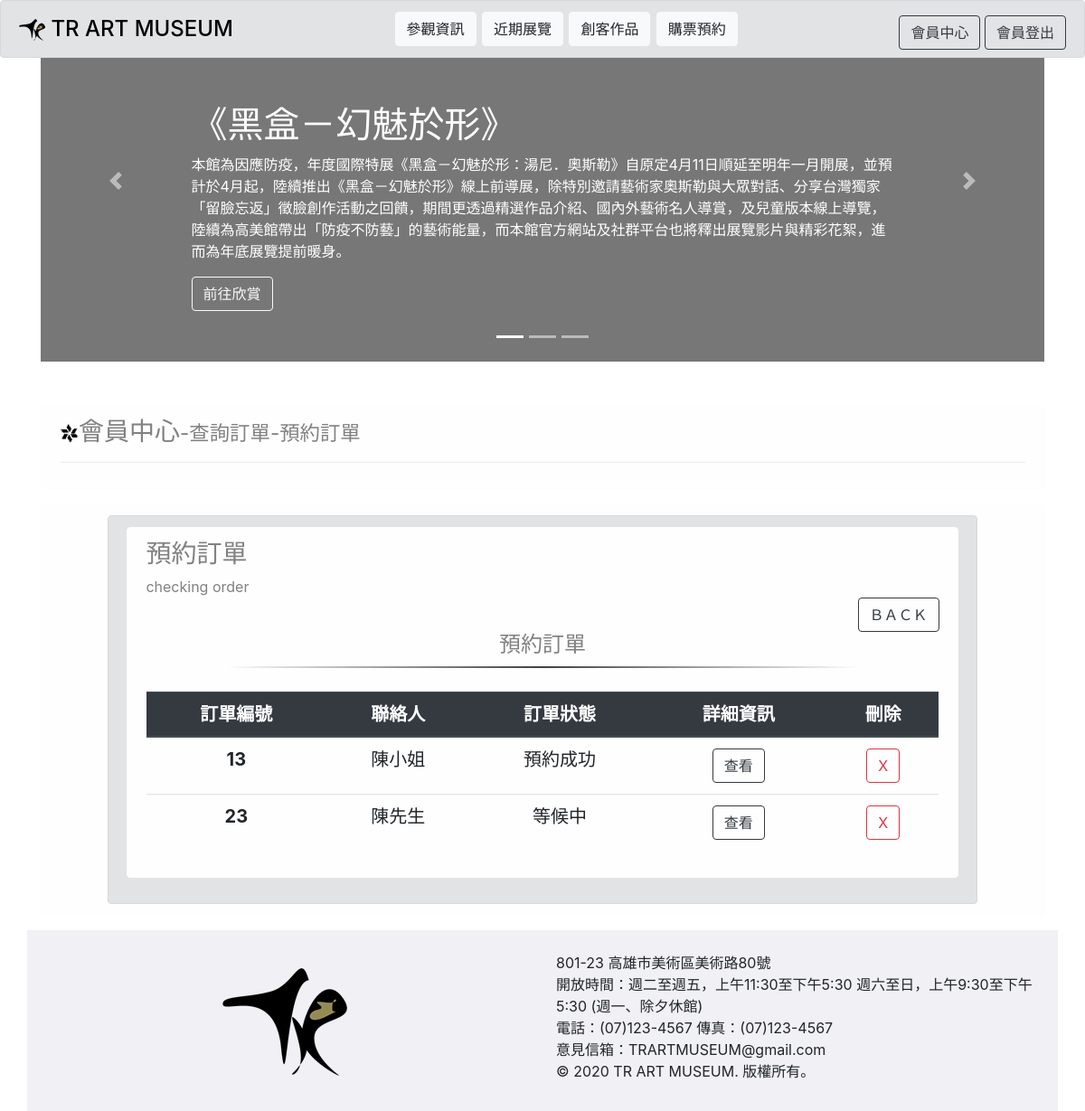
/page005-2-2-2.php (signed in), run on the app's committed database.
### tables this page shows
CREATE TABLE `reservation` (
  `rid` int(11) NOT NULL,
  `mid` varchar(200) NOT NULL,
  `name` varchar(200) NOT NULL,
  `phone` varchar(200) NOT NULL,
  `datet` varchar(200) NOT NULL,
  `timet` varchar(200) NOT NULL,
  `peo` varchar(200) NOT NULL,
  `restatus` varchar(200) NOT NULL,
  `remarks` varchar(200) NOT NULL
);

### checkreservation.php (the view, shortened to what this page needs)
<?php
    $userid = $_SESSION["user_type"];
       require "includes/db.php";
    $sql = "SELECT * FROM reservation WHERE mid='$userid'";
    $result = $conn->query($sql);
    if ($result->num_rows > 0) {
            echo "    <table class='table'>";
            echo "        <thead class='thead-dark'>";
            echo "            <tr align='center'>";
            echo "                <th scope='col'>訂單編號</th>";
            echo "                <th scope='col'>聯絡人</th>";
            echo "                <th scope='col'>訂單狀態</th>";
            echo "                <th scope='col'>詳細資訊</th>";
            echo "                <th scope='col'>刪除</th>";
            echo "            </tr>";
            echo "        </thead>";
            echo "        <tbody>";
        while($row = $result->fetch_assoc()) {
            $rid = $row["rid"];
            $name = $row["name"];
            $restatus = $row["restatus"];
            echo "            <tr align='center'>";
            echo "                <th scope='row'>$rid</th>";
            echo "                <td>$name</td>";
            echo "                <td>";
             if ($restatus==1){
                echo "等候中";
            } elseif ($restatus==2) {
                echo "預約成功";
            } elseif ($restatus==3) {
                echo "預約失敗";
            }
            echo "                </td>";
            echo "                <td><a href='lookreservation.php?rid=$rid'> <button type='button' class='btn btn-outline-dark'>查看</button></a></td>";
            echo "                <td><a href='deletereservation.php?rid=$rid'> <button type='button' class='btn btn-outline-danger'>X</button></a></td>";
            echo "            </tr>";
        }
        echo "        </tbody>";
        echo "    </font></table>";
    }
?>

### data on the page
reservation: rid "13", name "陳小姐", restatus "預約成功"
reservation: rid "23", name "陳先生", restatus "等候中"
